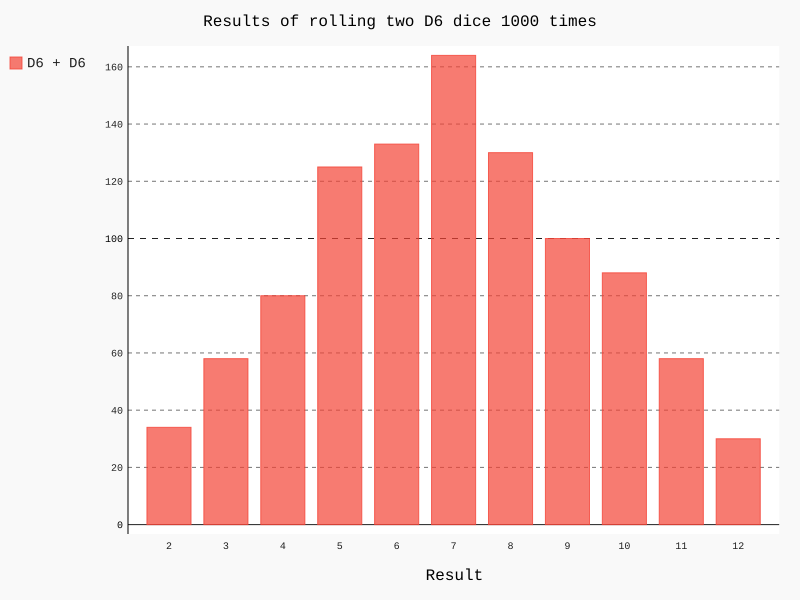

This figure's Python source:
import pygal
from die import Die

die_1 = Die()
die_2 = Die()

# 掷骰子多次，并将结果存储到一个列表中
results = []
for roll_num in range(1000):
    results.append(die_1.roll()+die_2.roll())

# 分析结果
frequencies = []
max_result = die_1.num_sides + die_2.num_sides
for value in range(2, max_result+1):
    frequency = results.count(value)
    frequencies.append(frequency)

# 可视化结果
hist = pygal.Bar()
hist.title = "Results of rolling two D6 dice 1000 times"
hist.x_labels = ['2', '3', '4', '5', '6', '7', '8', '9', '10', '11', '12']
hist.x_title = "Result"
hist._y_title = "Frequency of Result"

hist.add("D6 + D6", frequencies)
hist.render_to_file('dice_visual.svg')
